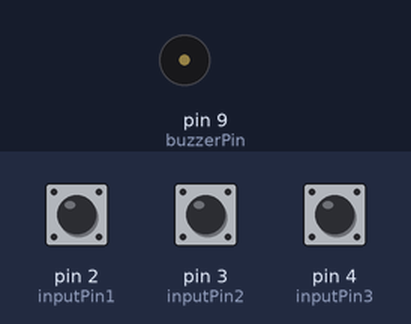
Bench run of a sketch on a simulated Arduino Uno, built with avr-gcc and run on an emulated ATmega328P. Shown: buzzer (waves = sounding). Inputs (shaded band) come from the test bench; at power-on: pin 2 (inputPin1) HIGH, pin 3 (inputPin2) HIGH, pin 4 (inputPin3) HIGH.

Above: at 1.2 s.
1.3 s: pin 2 (inputPin1) pulled LOW for 0.15 s
At 1.38 s:
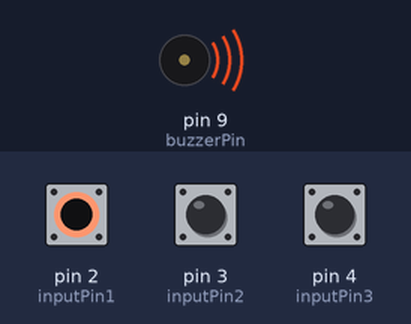
2.9 s: pin 2 (inputPin1) pulled LOW for 3.2 s
At 7.3 s:
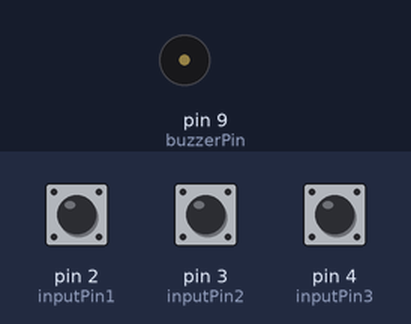
7.6 s: pin 3 (inputPin2) pulled LOW for 3.2 s
At 8.7 s:
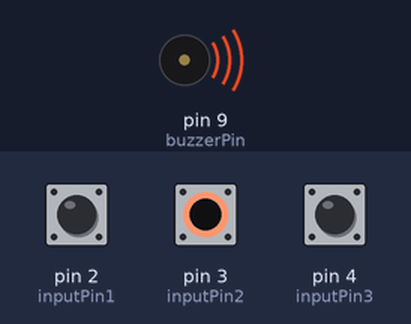
Timing chart, 0 to 12.3 s (numbered marks = the images above; inputs shaded):
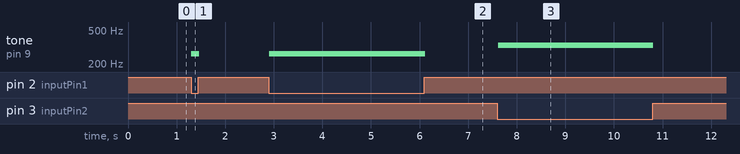

The sketch:

AR06_doremi.ino.ino
```cpp
/*
 예제 9.1
 피에조 부저를 이용한 소리 출력
*/

int buzzerPin = 9;
int songLength = 16;
const int inputPin1=2;
const int inputPin2=3;
const int inputPin3=4;

// 노래 데이터, 공백은 쉬는 구간을 나타낸다
// 음계: 'c', 'd', 'e', 'f', 'g', 'a', 'b', 'C'
char notes[] = "cee egg dff abb ";
// 음의 길이, 노래 데이터와 맞춰 음의 길이를 설정한다.
int beats[] = {1,1,1,1,1,1,1,1,1,1,1,1,1,1,1,1};

// 노래의 빠르기를 설정한다.
int tempo = 200;

void setup()
{
  // 부저핀을 출력으로 설정한다
  pinMode(buzzerPin, OUTPUT);
  pinMode(inputPin1, INPUT_PULLUP);
  pinMode(inputPin2, INPUT_PULLUP);
  pinMode(inputPin3, INPUT_PULLUP);

  Serial.begin(9600);
}


void loop()
{
  int swInput1 = digitalRead(inputPin1);
  int swInput2 = digitalRead(inputPin2);
  int swInput3 = digitalRead(inputPin3);

  // 버튼이 눌렸을 때 해당 음을 출력한다.
  if (swInput1 == LOW)
  {
    frequency(262);
  }
  else if (swInput2 == LOW)
  {
    frequency(330);
  }
  else if (swInput3 == LOW)
  {
    frequency(392);
  }
  else
  {
    noTone(buzzerPin); // 버튼이 눌리지 않았을 때 부저를 멈춘다.
  }

  // 음이 바뀔 때 잠시 쉬어준다
  delay(tempo / 10);
}
void frequency(int freq)
{
  // 주파수 값을 받아 부저를 울리는 함수

  tone(buzzerPin, freq, tempo);
}
```

Measured:
- after the input at 1.3 s, tone on pin 9 (buzzerPin): silent → 262 Hz at once, → silent 0.16 s later
- after the input at 2.9 s, tone on pin 9 (buzzerPin): silent → 262 Hz at once, → silent 3.2 s later
- after the input at 7.6 s, tone on pin 9 (buzzerPin): silent → 330 Hz at once, → silent 3.2 s later
